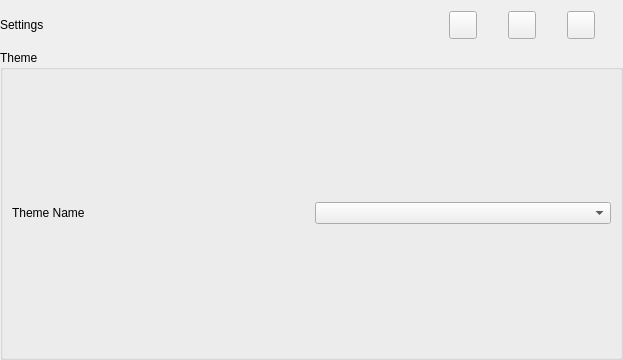
<?xml version='1.0' encoding='utf-8'?>
<ui version="4.0">
 <class>Form</class>
 <widget class="QWidget" name="Form">
  <property name="geometry">
   <rect>
    <x>0</x>
    <y>0</y>
    <width>623</width>
    <height>360</height>
   </rect>
  </property>
  <property name="windowTitle">
   <string>Settings</string>
  </property>
  <layout class="QVBoxLayout" name="verticalLayout">
   <property name="spacing">
    <number>0</number>
   </property>
   <property name="leftMargin">
    <number>0</number>
   </property>
   <property name="topMargin">
    <number>0</number>
   </property>
   <property name="rightMargin">
    <number>0</number>
   </property>
   <property name="bottomMargin">
    <number>0</number>
   </property>
   <item>
    <widget class="QWidget" name="titleBarWidget" native="true">
     <property name="sizePolicy">
      <sizepolicy hsizetype="Preferred" vsizetype="Expanding">
       <horstretch>0</horstretch>
       <verstretch>0</verstretch>
      </sizepolicy>
     </property>
     <property name="maximumSize">
      <size>
       <width>16777215</width>
       <height>50</height>
      </size>
     </property>
     <layout class="QHBoxLayout" name="horizontalLayout_3">
      <property name="spacing">
       <number>0</number>
      </property>
      <property name="leftMargin">
       <number>0</number>
      </property>
      <property name="topMargin">
       <number>0</number>
      </property>
      <property name="rightMargin">
       <number>0</number>
      </property>
      <property name="bottomMargin">
       <number>0</number>
      </property>
      <item>
       <widget class="QWidget" name="titleWidget" native="true">
        <property name="sizePolicy">
         <sizepolicy hsizetype="Expanding" vsizetype="Preferred">
          <horstretch>0</horstretch>
          <verstretch>0</verstretch>
         </sizepolicy>
        </property>
        <property name="minimumSize">
         <size>
          <width>0</width>
          <height>50</height>
         </size>
        </property>
        <property name="maximumSize">
         <size>
          <width>16777215</width>
          <height>50</height>
         </size>
        </property>
        <layout class="QHBoxLayout" name="horizontalLayout_2">
         <property name="spacing">
          <number>5</number>
         </property>
         <property name="leftMargin">
          <number>0</number>
         </property>
         <property name="topMargin">
          <number>0</number>
         </property>
         <property name="rightMargin">
          <number>0</number>
         </property>
         <property name="bottomMargin">
          <number>0</number>
         </property>
         <item>
          <widget class="QLabel" name="sectionTitle">
           <property name="sizePolicy">
            <sizepolicy hsizetype="Preferred" vsizetype="Expanding">
             <horstretch>0</horstretch>
             <verstretch>0</verstretch>
            </sizepolicy>
           </property>
           <property name="text">
            <string>Settings</string>
           </property>
          </widget>
         </item>
        </layout>
       </widget>
      </item>
      <item alignment="Qt::AlignRight|Qt::AlignTop">
       <widget class="QWidget" name="windowControlsWidget" native="true">
        <property name="sizePolicy">
         <sizepolicy hsizetype="Preferred" vsizetype="Preferred">
          <horstretch>0</horstretch>
          <verstretch>0</verstretch>
         </sizepolicy>
        </property>
        <property name="minimumSize">
         <size>
          <width>200</width>
          <height>50</height>
         </size>
        </property>
        <property name="maximumSize">
         <size>
          <width>16777215</width>
          <height>50</height>
         </size>
        </property>
        <property name="styleSheet">
         <string notr="true">QPushButton{
	width: 60px;
}</string>
        </property>
        <layout class="QHBoxLayout" name="horizontalLayout">
         <property name="spacing">
          <number>5</number>
         </property>
         <property name="leftMargin">
          <number>0</number>
         </property>
         <property name="topMargin">
          <number>0</number>
         </property>
         <property name="rightMargin">
          <number>0</number>
         </property>
         <property name="bottomMargin">
          <number>0</number>
         </property>
         <item>
          <widget class="QPushButton" name="minimizeAppBtn">
           <property name="minimumSize">
            <size>
             <width>28</width>
             <height>0</height>
            </size>
           </property>
           <property name="maximumSize">
            <size>
             <width>28</width>
             <height>28</height>
            </size>
           </property>
           <property name="text">
            <string />
           </property>
           <property name="icon">
            <iconset resource="../Qss/icons/_icons.qrc">
             <normaloff>:/feather/icons/feather/minus.png</normaloff>:/feather/icons/feather/minus.png</iconset>
           </property>
           <property name="iconSize">
            <size>
             <width>20</width>
             <height>20</height>
            </size>
           </property>
          </widget>
         </item>
         <item>
          <widget class="QPushButton" name="maximizeAppBtn">
           <property name="minimumSize">
            <size>
             <width>28</width>
             <height>0</height>
            </size>
           </property>
           <property name="maximumSize">
            <size>
             <width>28</width>
             <height>28</height>
            </size>
           </property>
           <property name="layoutDirection">
            <enum>Qt::LeftToRight</enum>
           </property>
           <property name="styleSheet">
            <string notr="true">pushButton_9{
	transform: scaleX(-1);
}</string>
           </property>
           <property name="text">
            <string />
           </property>
           <property name="icon">
            <iconset resource="../Qss/icons/_icons.qrc">
             <normaloff>:/feather/icons/feather/maximize.png</normaloff>:/feather/icons/feather/maximize.png</iconset>
           </property>
           <property name="iconSize">
            <size>
             <width>20</width>
             <height>20</height>
            </size>
           </property>
          </widget>
         </item>
         <item>
          <widget class="QPushButton" name="closeAppBtn">
           <property name="minimumSize">
            <size>
             <width>28</width>
             <height>0</height>
            </size>
           </property>
           <property name="maximumSize">
            <size>
             <width>28</width>
             <height>28</height>
            </size>
           </property>
           <property name="styleSheet">
            <string notr="true">#closeAppBtn{
	width: 60px;
	
}</string>
           </property>
           <property name="text">
            <string />
           </property>
           <property name="icon">
            <iconset resource="../Qss/icons/_icons.qrc">
             <normaloff>:/feather/icons/feather/window_close.png</normaloff>:/feather/icons/feather/window_close.png</iconset>
           </property>
           <property name="iconSize">
            <size>
             <width>20</width>
             <height>20</height>
            </size>
           </property>
          </widget>
         </item>
        </layout>
       </widget>
      </item>
     </layout>
    </widget>
   </item>
   <item>
    <widget class="QWidget" name="widget" native="true">
     <layout class="QGridLayout" name="gridLayout_2">
      <property name="leftMargin">
       <number>0</number>
      </property>
      <property name="topMargin">
       <number>0</number>
      </property>
      <property name="rightMargin">
       <number>0</number>
      </property>
      <property name="bottomMargin">
       <number>0</number>
      </property>
      <property name="spacing">
       <number>0</number>
      </property>
      <item row="0" column="0">
       <widget class="QGroupBox" name="themGB">
        <property name="title">
         <string>Theme</string>
        </property>
        <layout class="QGridLayout" name="gridLayout">
         <item row="0" column="0">
          <widget class="QLabel" name="themeName">
           <property name="text">
            <string>Theme Name</string>
           </property>
          </widget>
         </item>
         <item row="0" column="1">
          <widget class="QComboBox" name="themeList" />
         </item>
        </layout>
       </widget>
      </item>
     </layout>
    </widget>
   </item>
  </layout>
 </widget>
 <connections />
<customwidgets><customwidget><class>QPushButton</class><extends>QPushButton</extends><header location="global">Custom_Widgets.Theme.h</header><container>1</container></customwidget><customwidget><class>QLabel</class><extends>QLabel</extends><header location="global">Custom_Widgets.Theme.h</header><container>1</container></customwidget></customwidgets></ui>
